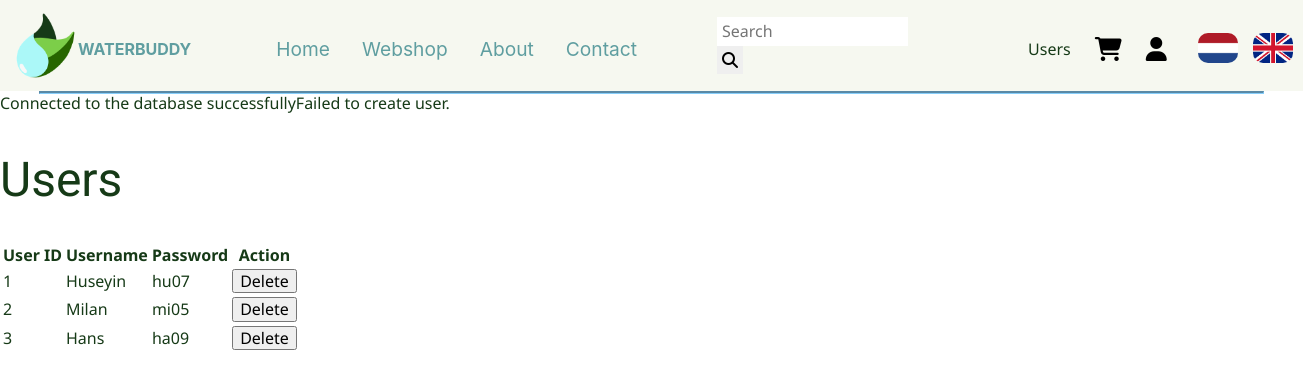
Page /User.php on the committed database.
### tables this page shows
CREATE TABLE `gebruikers` (
  `gebruiker_id` int(11) NOT NULL,
  `gebruikersnaam` varchar(50) NOT NULL,
  `wachtwoord` varchar(50) NOT NULL,
  `medewerker_id` int(11) DEFAULT NULL
);

### User.php (the view, shortened to what this page needs)
<?php
include('header.php');
require('CrudUser.php');
$user = new User();
$user->createUser('4', 'paul', 'pas555');
$users = $user->getUsers();
echo "<h2>Users</h2>";
echo "<table>";
echo "<tr><th>User ID</th><th>Username</th><th>Password</th><th>Action</th></tr>";
foreach ($users as $userData) {
    echo "<tr>";
    echo "<td>" . $userData['gebruiker_id'] . "</td>";
    echo "<td>" . $userData['gebruikersnaam'] . "</td>";
    echo "<td>" . $userData['wachtwoord'] . "</td>";
    echo "<td>";
    echo "<form method='post'>";
    echo "<input type='submit' name='deleteUser' value='Delete'>";
    echo "</form>";
    echo "</td>";
    echo "</tr>";
}
echo "</table>";

### header.php (shortened to what this page needs)
<?php
require_once('Languages/Home/chosenlanguage.php');
?>
<!DOCTYPE html>
<html lang="en">
<head>
  <link rel="stylesheet" href="CSS/Style_Normalize.CSS" />
  <link rel="stylesheet" href="CSS/Style_Style.css" type="text/css" media="screen" />
  <link rel="stylesheet" href="CSS/Style_Login.CSS" />
  <link rel="stylesheet" href="CSS/Style_Account.CSS" />
  <link rel="stylesheet" href="CSS/Style_Cart.CSS" />
</head>
<body>
  <header>
    <nav id="nav">
      <a class="logo" href="http://localhost/waterbuddy/Home.php">
        <img src="CSS/Images/waterbuddy_logo.png" alt="logo text" width="65px" height="65px" />
        <span>waterbuddy</span>
      </a>
      <ul class="menu-one">
        <li><a class="item-menu-one" href="Home.php"><?php echo $language["Home"]; ?></a></li>
        <li><a class="item-menu-one" href="Webshop.php"><?php echo $language["Webshop"]; ?></a></li>
        <li><a class="item-menu-one" href="About.php"><?php echo $language["About"]; ?></a></li>
        <li><a class="item-menu-one" href="Contact.php"><?php echo $language["Contact"]; ?></a></li>
      </ul>
      <div class="search-box">
        <form action="search.php" method="post">
          <input type="text" name="search" placeholder=<?php echo $language["Search"]; ?>>
          <button type="submit" name="submit-search"><i class="fas fa-search"></i></button>
        </form>
      </div>
      <div>
        <Ul class="user">
          <li><a href="User.php">Users</a> </li>
        </Ul>
      </div>
      <span class="icons">
        <a class="cart-icon" href="cart.php"><i class="fas fa-shopping-cart"></i></a>
        <a class="login-icon" href="Login.php"><i class="fas fa-user"></i></a>
        <a href="?language=nl"><img class="vlag" src="CSS/Images/NL_Flag.jpg" /></a>
        <a href="?language=en"><img class="vlag" src="CSS/Images/EN_Flag.png" alt="EN_flag" /></a>
      </span>
    </nav>
    <hr />
  </header>
</body>
</html>

### CrudUser.php (shortened to what this page needs)
<?php
class User
{
    private $dbConnection;
    public function __construct()
    {
        $this->dbConnection = new DbConnection();
        $this->dbConnection->connect();
    }
    public function createUser($id, $gebruikersnaam, $wachtwoord)
    {
        $user = $this->getUserById($id);
        if ($user) {
            echo "User created successfully.";
            return $user;
        } else {
            echo "Failed to create user.";
            return null;
        }
    }
    public function getUsers()
    {
        $conn = $this->dbConnection->getConnection();
        $sql = "SELECT * FROM gebruikers";
        $stmt = $conn->query($sql);
        return $stmt->fetchAll(PDO::FETCH_ASSOC);
    }
    private function getUserById($id)
    {
        $conn = $this->dbConnection->getConnection();
        $sql = "SELECT * FROM gebruikers WHERE gebruiker_id = ?";
        $stmt = $conn->prepare($sql);
        $stmt->execute([$id]);
        return $stmt->fetch(PDO::FETCH_ASSOC);
    }
}

### rows in the picture
gebruikers: gebruiker_id "1", gebruikersnaam "Huseyin", wachtwoord "hu07"
gebruikers: gebruiker_id "2", gebruikersnaam "Milan", wachtwoord "mi05"
gebruikers: gebruiker_id "3", gebruikersnaam "Hans", wachtwoord "ha09"

### other values in the picture
$language["Home"] "Home"
$language["Webshop"] "Webshop"
$language["About"] "About"
$language["Contact"] "Contact"
